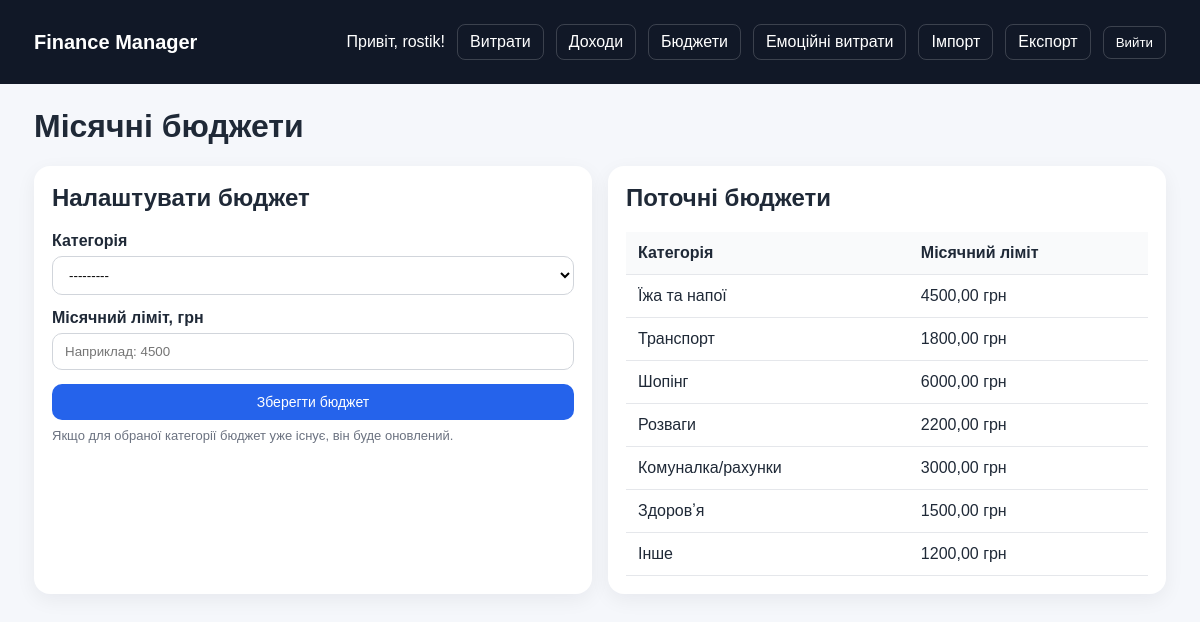
/budgets/ (signed in), run on the app's committed database.
### expenses/models.py (models this page shows, shortened)
class CategoryBudget(models.Model):
    user = models.ForeignKey(User, on_delete=models.CASCADE, related_name='budgets')
    category = models.CharField(max_length=32, choices=Expense.CATEGORY_CHOICES)
    monthly_limit = models.DecimalField(max_digits=10, decimal_places=2)
    class Meta:
        unique_together = ('user', 'category')

### expenses/views.py (the view)
# urls.py: path('budgets/', views.budget_list, name='budget_list'),
@login_required
def budget_list(request):
    budgets = CategoryBudget.objects.filter(user=request.user)
    if request.method == 'POST':
        form = CategoryBudgetForm(request.POST)
        if form.is_valid():
            budget = form.save(commit=False)
            budget.user = request.user
            existing = CategoryBudget.objects.filter(
                user=request.user,
                category=budget.category
            ).first()
            if existing:
                existing.monthly_limit = budget.monthly_limit
                existing.save()
            else:
                budget.save()
            messages.success(request, 'Бюджет збережено.')
            return redirect('budget_list')
    else:
        form = CategoryBudgetForm()
    return render(request, 'expenses/budget_list.html', {
        'budgets': budgets,
        'form': form,
    })

### expenses/forms.py
class CategoryBudgetForm(forms.ModelForm):
    class Meta:
        model = CategoryBudget
        fields = ['category', 'monthly_limit']
        labels = {
            'category': 'Категорія',
            'monthly_limit': 'Місячний ліміт',
        }
        widgets = {
            'category': forms.Select(attrs={'class': 'w-full border rounded px-3 py-2'}),
            'monthly_limit': forms.NumberInput(attrs={
                'class': 'w-full border rounded px-3 py-2',
                'step': '0.01',
                'min': '0.01',
                'placeholder': 'Наприклад: 4500',
            }),
        }

### expenses/templates/expenses/budget_list.html (shortened to what this page needs)
{% extends "expenses/base.html" %}
{% block content %}
<h1>Місячні бюджети</h1>
<div class="grid grid-2">
    <div class="card">
        <h2>Налаштувати бюджет</h2>
        <form method="post" class="form-grid">
            <div>
                <label for="{{ form.category.id_for_label }}">Категорія</label>
                {{ form.category }}
            </div>
            <div>
                <label for="{{ form.monthly_limit.id_for_label }}">Місячний ліміт, грн</label>
                {{ form.monthly_limit }}
            </div>
            <button type="submit" class="btn">Зберегти бюджет</button>
        </form>
        <p class="help">
            Якщо для обраної категорії бюджет уже існує, він буде оновлений.
        </p>
    </div>
    <div class="card table-wrap">
        <h2>Поточні бюджети</h2>
        <table>
            <thead>
                <tr>
                    <th>Категорія</th>
                    <th>Місячний ліміт</th>
                </tr>
            </thead>
            <tbody>
                {% for b in budgets %}
                    <tr>
                        <td>{{ b.get_category_display }}</td>
                        <td>{{ b.monthly_limit|floatformat:2 }} грн</td>
                    </tr>
                {% empty %}
                    <tr>
                        <td colspan="2" class="muted">Ви ще не налаштували жодного бюджету.</td>
                    </tr>
                {% endfor %}
            </tbody>
        </table>
    </div>
</div>
{% endblock %}

### expenses/templates/expenses/base.html (shortened to what this page needs)
<!DOCTYPE html>
<html lang="uk">
<head>
</head>
<body>
    <div class="nav">
        <div class="container">
            <a href="{% url 'dashboard' %}" class="brand">Finance Manager</a>
            <div class="nav-links">
                {% if user.is_authenticated %}
                    <span>Привіт, {{ user.username }}!</span>
                    <a href="{% url 'expense_list' %}">Витрати</a>
                    <a href="{% url 'income_list' %}">Доходи</a>
                    <a href="{% url 'budget_list' %}">Бюджети</a>
                    <a href="{% url 'emotional_report' %}">Емоційні витрати</a>
                    <a href="{% url 'transaction_import' %}">Імпорт</a>
                    <a href="{% url 'transaction_export' %}">Експорт</a>
                    <form method="post" action="{% url 'logout' %}" class="inline">
                        <button type="submit">Вийти</button>
                    </form>
                {% else %}
                    <a href="{% url 'login' %}">Увійти</a>
                    <a href="{% url 'signup' %}">Реєстрація</a>
                {% endif %}
            </div>
        </div>
    </div>
    <div class="container">
        {% block content %}{% endblock %}
    </div>
</body>
</html>

### expenses/templates/expenses/base.html (style rules this page uses)
* { box-sizing: border-box; }
body { font-family: Arial, sans-serif; margin: 0; background: #f5f7fb; color: #1f2937; }
.container { max-width: 1180px; margin: 0 auto; padding: 24px; }
.nav { background: #111827; color: white; }
.nav .container { display: flex; justify-content: space-between; align-items: center; gap: 16px; flex-wrap: wrap; }
.brand { font-weight: 700; font-size: 20px; color: white; text-decoration: none; }
.nav-links { display: flex; gap: 12px; flex-wrap: wrap; align-items: center; }
.nav-links a, .nav-links button { color: white; background: transparent; border: 1px solid rgba(255,255,255,0.18); padding: 8px 12px; border-radius: 8px; text-decoration: none; cursor: pointer; transition: 0.2s ease; }
h1, h2, h3 { margin-top: 0; }
p { line-height: 1.55; }
.grid { display: grid; gap: 16px; }
.grid-2 { grid-template-columns: repeat(auto-fit, minmax(340px, 1fr)); }
.card { background: white; border-radius: 16px; padding: 18px; box-shadow: 0 6px 20px rgba(15, 23, 42, 0.06); }
.btn { display: inline-block; padding: 10px 14px; border-radius: 10px; text-decoration: none; background: #2563eb; color: white; border: none; cursor: pointer; transition: 0.2s ease; font-size: 14px; }
.table-wrap { overflow-x: auto; }
table { width: 100%; border-collapse: collapse; background: white; }
th, td { padding: 12px; border-bottom: 1px solid #e5e7eb; text-align: left; vertical-align: top; }
th { background: #f9fafb; }
form.inline { display: inline; }
.form-grid { display: grid; gap: 14px; }
label { display: block; font-weight: 600; margin-bottom: 6px; }
input, select, textarea { width: 100%; box-sizing: border-box; padding: 10px 12px; border: 1px solid #d1d5db; border-radius: 10px; background: white; }
.help { font-size: 13px; color: #6b7280; margin-top: 6px; }

### data on the page
CategoryBudget: category "Їжа та напої", monthly_limit "4500,00"
CategoryBudget: category "Транспорт", monthly_limit "1800,00"
CategoryBudget: category "Шопінг", monthly_limit "6000,00"
CategoryBudget: category "Розваги", monthly_limit "2200,00"
CategoryBudget: category "Комуналка/рахунки", monthly_limit "3000,00"
CategoryBudget: category "Здоровʼя", monthly_limit "1500,00"
CategoryBudget: category "Інше", monthly_limit "1200,00"

### other printed values
{{ user.username }} "rostik"
